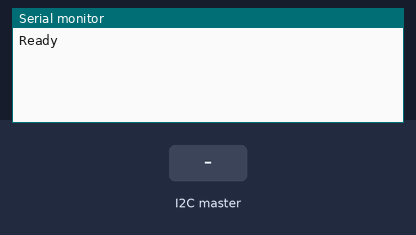
A sketch run on a simulated Arduino Uno, built with avr-gcc and run on an emulated ATmega328P. Shown: the last lines printed to the serial monitor. Inputs (shaded band) come from the test bench.

Above: at 1.2 s.
1.3 s: the I2C master sends the byte 1
At 1.8 s:
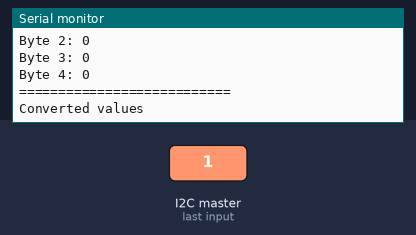
2.8 s: the I2C master sends the byte 0
4.3 s: the I2C master sends the byte 200
At 4.4 s:
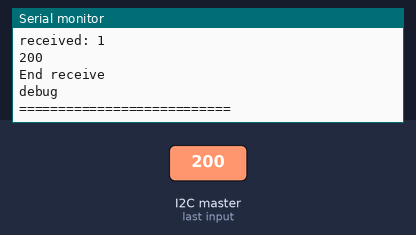
7.3 s: the I2C master sends the byte 2
10.3 s: the I2C master sends the byte 90
At 11.4 s:
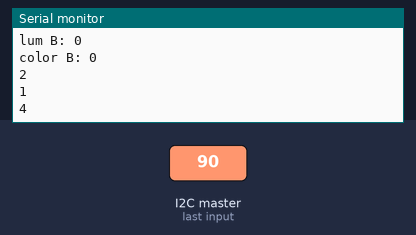
13.3 s: the I2C master sends the byte 1
Timing chart, 0 to 16.3 s (numbered marks = the images above; inputs shaded):
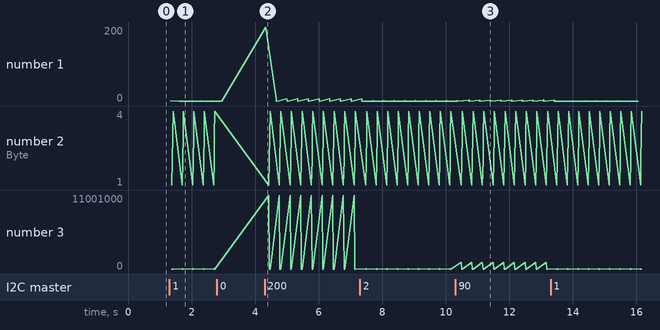

The sketch:

slavehope.ino
```cpp
#include <Wire.h>
#include <FastLED.h>
#include "Codec.h"
// Crystals/LEDs config
//--------------------------------------------------
#define NUM_LEDS 23
#define DATA_PIN 3
#define LED_TYPE WS2811

#define NUM_CHAINS 16
//--------------------------------------------------

uint32_t data32 = 0;
int      data[4] = {0};
DataStream pattern;
Codec codec;

CRGB leds[NUM_LEDS];

//byte readByte()
//{
//  while(!Wire.available()) {}
//  return Wire.read();
//}

void setup() {
  // put your setup code here, to run once:
  Wire.begin(0x08);                // join i2c bus with address #8
  Wire.onReceive(receiveEvent); // register event
//  Wire.onRequest(sendEvent);
  Serial.begin(9600);           // start serial for output

  Serial.println("Ready");
  FastLED.addLeds<LED_TYPE, DATA_PIN, RBG>(leds, NUM_LEDS);
}

void loop() {
  // put your main code here, to run repeatedly:
  /*
  byte id = readByte();
  Serial.println(String(id));
  byte numLEDs = readByte();
  Serial.println(String(numLEDs));
  byte hue; byte lum;
  for(int i = 0; i < numLEDs; i++)
  {
    hue = readByte();
    lum = readByte();

    leds[i] = CHSV(hue, 255, lum);
  }

  FastLED.show();
  */
  delay(100);
  if(data[0] != 0) {
      pattern = codec.decode(data);
      Serial.println(pattern.addr);
      Serial.println(pattern.updir);
      Serial.println(pattern.prior);
      Serial.println(pattern.pace);
      Serial.println(pattern.eff);
      Serial.println(pattern.lumA);
      Serial.println(pattern.colorA);
      Serial.println(pattern.lumB);
      Serial.println(pattern.colorB);
  }
  // Serial.println("tick");
}
/*
  1 -> data pin
  2 -> Number LEDs
  n -> every 2 bytes (hue, lum)

*/
void receiveEvent(int howMany) {
  Serial.println("Begin receive");
  Serial.print("received: ");
  Serial.println(howMany);
  int i = 0;
  while (Wire.available()) {
    // data32 <<= 8;
    // data32 |= Wire.read();
//    Serial.println(data32);
    if(i < howMany) {
      data[i] = Wire.read();
      i++;
    }
  }

  for (i = 0; i < howMany; i++) {
    Serial.println(data[i]);
  }


      Serial.println("End receive");

//  int led = 0;
//  byte pin = Wire.read();
//  byte numLEDs = Wire.read();
//  if (numLEDs != (howMany - 2) / 2)
//  {
//    Serial.println("ERROR WOWOWOWO");
//  }
//  byte hue;
//  byte lum;
//  while(led < numLEDs && Wire.available())
//  {
//    hue = Wire.read();
//    lum = Wire.read();
//    leds[led] = CHSV(hue, 255, lum);
//    led++;
//  }
//  if (led != numLEDs)
//  {
//    Serial.println(String("ERROR BOOP BYE ") + led);
//  }
//
//  FastLED.show();
}

void sendEvent() {
  // Wire.write(4);
}
```

Codec.cpp
```cpp
#include "Arduino.h"
#include "Codec.h"

/*
3 bits: address
1 bit: direction

2 bits: priority
2 bits: speed

3 bits: type of effect
1 bit padding

8 bits
Color A:
3 bits: lumosity (0 - 7)
5 bits: hue (0 - 31)

8 bits
Color B:
3 bits: lumosity (0 - 7)
5 bits: hue (0 - 31)

4 bit padding at the end as a terminator

total bits: 32 bits

example:
decimal: 3920017104
1110 1001 1010 011 01011 011 01101 0000

breakdown:
- address: 7
- is direction up: false
- priority 2, speed at 1
- effect type 5 follow with padding

colorA
- lumosity 3
- hue is 11

colorB
- lumosity 3
- hue is 13

and padding 4 bits 0000


*/

Codec::Codec () {};

DataStream Codec::decode (int input []) {
  //need to malloc
  // little endian or big boy?
  //unpack the stream into a datastruct
  DataStream result;
  int cutTemp;
  //one byte goes here
  result.addr = input[0] >> 5;

  //prob add an if condition here
  if(input[0] & (1<<4)){
    //Serial.println("this is true");
    result.updir = true;
  }else{
    result.updir = false;
  }

  //might wanna make a temp bit so it will have snipets
  cutTemp = result.addr<<5 | result.updir<<3;
  result.prior = (input[0] & ~cutTemp) >>2 ;
  cutTemp |= result.prior <<2;
  //Serial.println(cutTemp, BIN);
  result.pace = (input[0] & ~cutTemp);

  /*
  1. 111 0 10 01
  2. 1010 011 0
  3. 1011 011 0
  4. 1101 0000
  */

  //3bits and a pad + another 3 bits
  result.eff = input[1] >> 5 & 0xff;
  result.lumA = (input[1] & ~(result.eff << 5)) >> 1;

  //Serial.print("the lum a color: ");
  //Serial.println(result.lumA, BIN);
  cutTemp = input[2] >> 4;
  //need the last bit of the previous array + 5 bits
  result.colorA = (input[1] >> 7) | (cutTemp);
  //remain bits after 4th bit
  result.lumB = (input[2] & ~(cutTemp << 4)) >> 1;


  //need the last bit of the previous array and clear out the padding
  result.colorB = (input[2] >> 7 ) | (input[3] >>4);
  int bitNum = 0;

  //debugging code here
  Serial.println("debug\n===========================");
  Serial.print("Byte 1: ");
  Serial.println(input[0],BIN);
  Serial.print("Byte 2: ");
  Serial.println(input[1], BIN);
  Serial.print("Byte 3: ");
  Serial.println(input[2], BIN);
  Serial.print("Byte 4: ");
  Serial.println(input[3], BIN);

  //check the struct
  Serial.println("===========================\nConverted values\n===========================");
  Serial.print("address: ");
  Serial.println(result.addr);
  Serial.print("up boolean: ");
  Serial.println(result.updir);
  Serial.print("priority: ");
  Serial.println(result.prior);
  Serial.print("speed: ");
  Serial.println(result.pace);
  Serial.print("effect: ");
  Serial.println(result.eff);

  Serial.print("lum A: ");
  Serial.println(result.lumA);
  Serial.print("color A: ");
  Serial.println(result.colorA);
  Serial.print("lum B: ");
  Serial.println(result.lumB);
  Serial.print("color B: ");
  Serial.println(result.colorB);

  return result;
}


int Codec::encode (DataStream memes) {
  //need to malloc and free
  int tempBits;

  //temp clearing
  int results [4];

  results[0] = memes.addr & 0xff;
  results[0] = memes.updir | results[0] << 1;
  results[0] = memes.prior & 0xff | results[0] << 2;
  results[0] = memes.pace & 0xff | results[0] << 2;
  /*
  1. 11101001
  2. 1010 011 0
  3. 1011 011 0
  4. 1101 0000
  */
  results[1] =  memes.eff & 0xff | results[1] << 3;
  //add padding heres
  results[1] = 0 & 0xff | results[1] << 1;
  results[1] = memes.lumA & 0xff | results[1] << 3;

  tempBits = memes.colorA;

  if (tempBits >> 4 == 0b0){
    //Serial.println("this is trueee!");
    results[1] = 0 & 0xff | results[1] << 1;
    results[2] = (memes.colorA & 0xff);
  }else{
    results[1] = 1 & 0xff | results[1] <<1;
    tempBits = memes.colorA;
    results[2] = (tempBits & ~(1<<4)) & 0xff;
  }
  /*
  //if the leading bit is 0 then just pad or else shift it
  */
  results[2] = memes.lumB & 0xff | results[2] << 3;

  tempBits = memes.colorB;
  if (tempBits >> 4 == 0b0){
    //Serial.println("this is true number 2");
    results[2] = 0 & 0xff | results[2] << 1;
    results[3] = (memes.colorB & 0xff);
  }else{
    //Serial.println("this is false number 2");
    results[2] = 1 & 0xff | results[2] << 1;

    //Serial.print("checking number ");
    //Serial.println(memes.colorB, BIN);
    results[3] = (memes.colorB & ~(1<<4)) & 0xff;
  }

  results[3] = results[3] << 4;

  //devugging stuff
  Serial.println(results[0], BIN);
  Serial.println(results[1], BIN);
  Serial.println(results[2], BIN);
  Serial.println(results[3], BIN);
  Serial.println("========================");

  //return a pointer addresss
  return *results;
}

//helper functions
boolean Codec::validate (int stream[]){
  //check data integrity
  //check if the size is correct

  return true;
}
```

Codec.h
```cpp
#ifndef CODEC_H
#define CODEC_H

#include "Arduino.h"

/*Data structure containing LED information*/
typedef struct {
    int addr;
    bool updir;
    int prior;
    int pace;
    int eff;
    int lumA;
    int colorA;
    int lumB;
    int colorB;
} DataStream;

void DecodeTest();
void EncodeTest();

class Codec {
public:
    Codec();
    boolean validate(int stream[]);
    int encode(DataStream memes);
    DataStream decode(int input[]);
};

#endif
```

Measured:
- after the input at 1.3 s, the serial monitor: prints a new line at once (image 1)
- after the input at 4.3 s, the serial monitor: prints a new line at once (image 2)
- after the input at 10.3 s, the serial monitor: prints a new line after 0.18 s (image 3)
